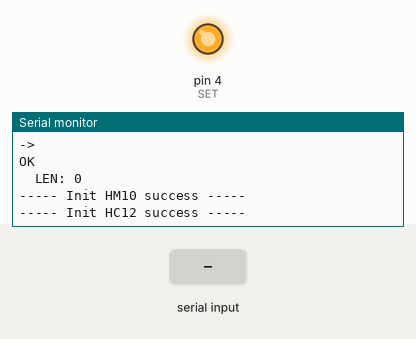
This sketch was run on a simulated Arduino Uno, built with avr-gcc and run on an emulated ATmega328P. Shown: output pins drawn as LEDs (lit = HIGH), the last lines printed to the serial monitor. The inputs (shaded band) are chosen by the test bench. The modem accepts every AT command (registered, SIM ready, sends succeed) and sends nothing else.

Above: at 5.8 s.
5.9 s: "MA" received over the second serial link
At 7.1 s:
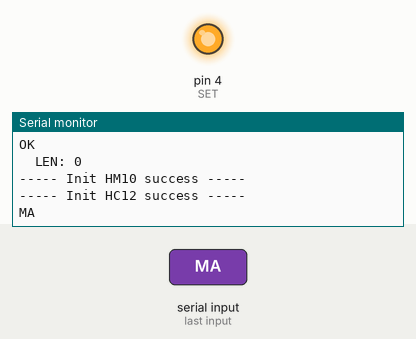
7.4 s: "OK+DISCE" received over the second serial link
At 8.0 s:
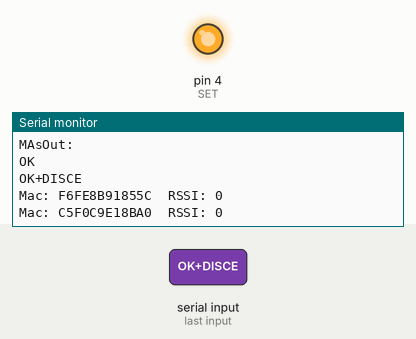
8.9 s: "MB" received over the second serial link
At 9.5 s:
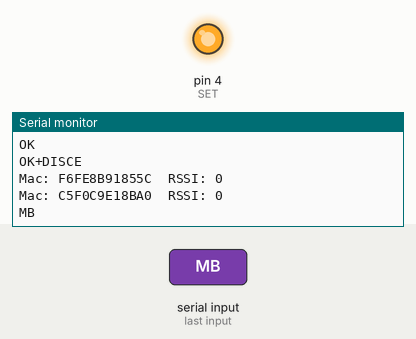

The sketch:

Slave.ino
```cpp
#include "Header.h"

String MODULE = "C";
String s1;
String s2;
void setup() {
  // put your setup code here, to run once:
  delay(1000);
  Serial.begin(9600);
  initHM10(false);
  delay(1000);
  initHC12(false);
  delay(1000);
  HC12.println("Hello M" + MODULE+ " !!!");
}
String sHC12 = "";
void loop() {
  HC12.listen();
  sHC12 = readAddressHC12();
  if (sHC12.indexOf("MA") != -1) {
    HM10.listen();
    sendCommandHM10("AT+DISI?");
    String s = getDataIBeaconHM10(200);
    s1 = getRSSIiBeacon("F6FE8B91855C", s);
    s2 = getRSSIiBeacon("C5F0C9E18BA0", s);
    flushBuffer();
    Serial.println("");
    sHC12 = "";
  }
  else if (sHC12.indexOf("MB") != -1) {
    sHC12 = "";
  }
  else if (sHC12.indexOf("MC") != -1) {
    sendDataToRF(s1, s2);
    sHC12 = "";
  }
  else if (sHC12.indexOf("MD") != -1) {
    //sendDataToRF(s1, s2);
    sHC12 = "";
  }
}

void sendDataToRF(String avrRSSI_1, String avrRSSI_2) {
  HC12.print(MODULE + "1:" + String(avrRSSI_1) + ":" + String(avrRSSI_2) + ":" + MODULE + "2");
  Serial.println(MODULE + "1:" + String(avrRSSI_1) + ":" + String(avrRSSI_2) + ":" + MODULE + "2");
}

void sendDataToServer(String sData) {
  String a1 = "F6FE8B91855C";
  String a2 = "C5F0C9E18BA0";

  int i1 = sData.indexOf(a1);
  int i2 = sData.indexOf(a2);

  String sRSSI1 = "";
  String sRSSI2 = "";
  String sDataOut = "A:";
  if (i1 == -1 || (i1 + 15 > sData.length())) {
    sDataOut += "NS1";
  }
  else {
    sRSSI1 = sData.substring(i1 + 13, i1 + 17);
    sDataOut += sRSSI1;
  }
  if (i2 == -1 || (i2 + 15 > sData.length())) {
    sDataOut += ":NS2";
  }
  else {
    sRSSI2 = sData.substring(i2 + 13, i2 + 17);
    sDataOut += ":" + sRSSI2;
  }
  HC12.print(sDataOut);
  Serial.println(sData);
  Serial.println("Index1: " + String(i1) + "  sRSSI1: " + sRSSI1);
  Serial.println("Index2: " + String(i2) + "  sRSSI2: " + sRSSI2);
  Serial.println("sDataOut: " + sDataOut);
}
```

HC12.ino
```cpp
#include "Header.h"

void sendCommandHC12(String cmd) {
  pinMode(RX_HC12, INPUT);
  pinMode(TX_HC12, OUTPUT);
  HC12.print(cmd);
  delay(100);
  readDataHC12(200);
}

String readDataHC12(int t) {
  delay(t);
  String s = "";
  while (HC12.available() > 0) {
    char c = HC12.read();
    Serial.print(c);
  }
  return s;
}

String readAddressHC12() {
  String s = "";
  while (HC12.available() > 0) {
    char c = HC12.read();
    s += c;
    Serial.print(c);
  }
  return s;
}

void initHC12(bool a) {
  HC12.begin(9600);
  pinMode(SET, OUTPUT);
  digitalWrite(SET, LOW);
  delay(100);
  if (a) {
    sendCommandHC12("AT");
    sendCommandHC12("AT+A222");
    sendCommandHC12("AT+C111");
  }
  delay(100);
  digitalWrite(SET, HIGH);
  delay(100);
  Serial.println("----- Init HC12 success ----- ");
}
```

HM10.ino
```cpp
#include "Header.h"
void sendCommandHM10(String cmd) {
  pinMode(RX_HM10, INPUT);
  pinMode(TX_HM10, OUTPUT);
  HM10.print(cmd);
  HM10.write(0x0D);
  HM10.write(0x0A);
  delay(100);
  if (cmd.indexOf("AT+DISI") == -1) {
    readDataHM10(200);
  }
}

String readDataHM10(int t) {
  int i = 0;
  delay(t);
  String s = "";
  while (HM10.available() > 0) {
    char c = HM10.read();
    s += c;
  }
  Serial.println("-> " + s + "  LEN: " + String(i));
  return s;
}

String getDataIBeaconHM10(int t) {
  delay(t);
  String s = "";
  long tim = 0;
  while (tim < 3000) {
    while (HM10.available() > 0) {
      char c = HM10.read();
      s += c;
      tim = 0;
    }
    if (s.indexOf("OK+DISCE") != - 1) {
      break;
    }
    delay(1);
    tim++;
  }
  s.replace("OK+DISC:00000000:00000000000000000000000000000000:0000000000:", "");
  Serial.println("sOut: \n" + String(s));
  return s;
}

String getRSSIiBeacon(String mac, String sData) {
  int i = sData.indexOf(mac);
  String sRSSI = "";
  if (i != -1 && i + 15 < sData.length()) {
    sRSSI = sData.substring(i + 13, i + 17);
  }
  else {
    sRSSI = "0";
  }
  Serial.println("Mac: " + mac + "  RSSI: " + sRSSI);
  return sRSSI;
}

void initHM10(bool a) {
  HM10.begin(9600);
  if (a) {
    sendCommandHM10("AT+BAUD0");
    sendCommandHM10("AT+ROLE1");
    sendCommandHM10("AT+ADTY3");
    sendCommandHM10("AT+IBEA1");
    sendCommandHM10("AT+IMME1"); //AT+SCAN?
    sendCommandHM10("AT+SCAN3");
    delay(3000);
  }
  sendCommandHM10("AT+RESET");
  delay(1000);
  Serial.println("----- Init HM10 success ----- ");
}

void flushBuffer() {
  while (HM10.available() > 0) {
    char c = HM10.read();
  }
}
```

Header.h
```cpp
#include "Arduino.h"
#include <SoftwareSerial.h>

#ifndef __INIT__MODULE
#define __INIT__MODULE

#define RX_HM10  11
#define TX_HM10  10

#define RX_HC12  3
#define TX_HC12  2
#define SET      4

SoftwareSerial HM10(RX_HM10, TX_HM10);
SoftwareSerial HC12(RX_HC12, TX_HC12);

// Init HM10 function
void sendCommandHM10(String cmd);
void readDataHM10();
String getDataIBeaconHM10(int t);
void initHM10(bool a);
String getRSSIiBeacon(String mac);

// Init HC12 function
void sendCommandHC12(String cmd);
String readDataHC12(int t);
void initHC12(bool a);
String readAddressHC12();

#endif
```

Measured:
- after the input at 5.9 s, the serial monitor: prints a new line at once (image 1)
- after the input at 7.4 s, the serial monitor: prints a new line at once (image 2)
- after the input at 8.9 s, the serial monitor: prints a new line at once (image 3)
